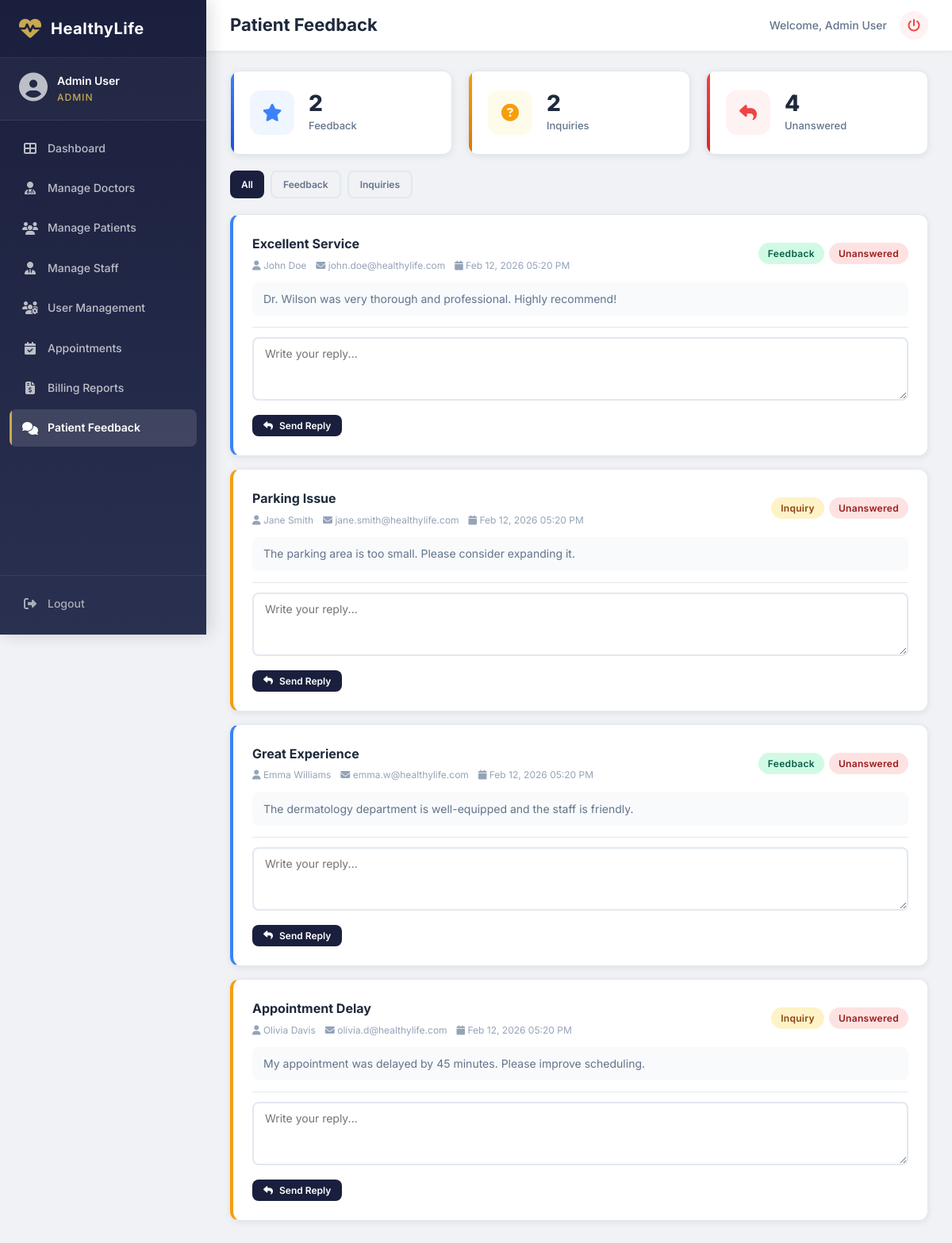
Screenshot of /admin/view_feedback.php (signed in) with the database file from the repository.
### tables this page shows
CREATE TABLE IF NOT EXISTS `feedback` (
  `id` INT AUTO_INCREMENT PRIMARY KEY,
  `patient_id` INT NOT NULL,
  `subject` VARCHAR(200) NOT NULL,
  `message` TEXT NOT NULL,
  `type` ENUM('feedback','inquiry') NOT NULL DEFAULT 'feedback',
  `reply` TEXT DEFAULT NULL,
  `replied_by` INT DEFAULT NULL,
  `replied_at` DATETIME DEFAULT NULL,
  `created_at` TIMESTAMP DEFAULT CURRENT_TIMESTAMP,
  FOREIGN KEY (`patient_id`) REFERENCES `users`(`id`) ON DELETE CASCADE,
  FOREIGN KEY (`replied_by`) REFERENCES `users`(`id`) ON DELETE SET NULL
);

CREATE TABLE IF NOT EXISTS `users` (
  `id` INT AUTO_INCREMENT PRIMARY KEY,
  `full_name` VARCHAR(100) NOT NULL,
  `email` VARCHAR(150) NOT NULL UNIQUE,
  `password` VARCHAR(255) NOT NULL,
  `role` ENUM('admin','doctor','patient','receptionist') NOT NULL DEFAULT 'patient',
  `phone` VARCHAR(20) DEFAULT NULL,
  `gender` ENUM('male','female','other') DEFAULT NULL,
  `date_of_birth` DATE DEFAULT NULL,
  `address` TEXT DEFAULT NULL,
  `profile_image` VARCHAR(255) DEFAULT NULL,
  `specialization` VARCHAR(100) DEFAULT NULL,
  `consulting_hours` VARCHAR(100) DEFAULT NULL,
  `consulting_days` VARCHAR(255) DEFAULT NULL,
  `consulting_fee` DECIMAL(10,2) DEFAULT NULL,
  `is_active` TINYINT(1) NOT NULL DEFAULT 1,
  `created_at` TIMESTAMP DEFAULT CURRENT_TIMESTAMP,
  `updated_at` TIMESTAMP DEFAULT CURRENT_TIMESTAMP ON UPDATE CURRENT_TIMESTAMP
);

### admin/view_feedback.php (the view, shortened to what this page needs)
<?php
require_once __DIR__ . '/../middleware/check_login.php';
$typeFilter = isset($_GET['type']) ? trim($_GET['type']) : '';
$conditions = "";
$feedbacks = $conn->query("
    SELECT f.*, p.full_name as patient_name, p.email as patient_email,
           r.full_name as replied_by_name
    FROM feedback f
    JOIN users p ON f.patient_id = p.id
    LEFT JOIN users r ON f.replied_by = r.id
    WHERE 1=1 $conditions
    ORDER BY f.created_at DESC
");
$totalFeedback = $conn->query("SELECT COUNT(*) as c FROM feedback WHERE type='feedback'")->fetch_assoc()['c'];
$totalInquiries = $conn->query("SELECT COUNT(*) as c FROM feedback WHERE type='inquiry'")->fetch_assoc()['c'];
$unanswered = $conn->query("SELECT COUNT(*) as c FROM feedback WHERE reply IS NULL")->fetch_assoc()['c'];
require_once __DIR__ . '/../includes/header.php';
require_once __DIR__ . '/../includes/sidebar.php';
?>
<div class="stats-grid" style="margin-bottom:20px;">
    <div class="stat-card blue">
        <div class="stat-icon blue"><i class="fas fa-star"></i></div>
        <div class="stat-details"><h3><?php echo $totalFeedback; ?></h3><p>Feedback</p></div>
    </div>
    <div class="stat-card orange">
        <div class="stat-icon orange"><i class="fas fa-question-circle"></i></div>
        <div class="stat-details"><h3><?php echo $totalInquiries; ?></h3><p>Inquiries</p></div>
    </div>
    <div class="stat-card red">
        <div class="stat-icon red"><i class="fas fa-reply"></i></div>
        <div class="stat-details"><h3><?php echo $unanswered; ?></h3><p>Unanswered</p></div>
    </div>
</div>
<div style="margin-bottom:20px;display:flex;gap:8px;">
    <a href="<?php echo APP_URL; ?>/admin/view_feedback.php" class="btn btn-sm <?php echo $typeFilter === '' ? 'btn-primary' : 'btn-outline'; ?>">All</a>
    <a href="<?php echo APP_URL; ?>/admin/view_feedback.php?type=feedback" class="btn btn-sm <?php echo $typeFilter === 'feedback' ? 'btn-primary' : 'btn-outline'; ?>">Feedback</a>
    <a href="<?php echo APP_URL; ?>/admin/view_feedback.php?type=inquiry" class="btn btn-sm <?php echo $typeFilter === 'inquiry' ? 'btn-primary' : 'btn-outline'; ?>">Inquiries</a>
</div>
<?php if ($feedbacks->num_rows > 0): ?>
    <?php while ($f = $feedbacks->fetch_assoc()): ?>
    <div class="card" style="margin-bottom:16px;border-left:4px solid <?php echo $f['type'] === 'feedback' ? 'var(--color-info)' : 'var(--color-warning)'; ?>;">
        <div class="card-body">
            <div style="display:flex;justify-content:space-between;align-items:center;flex-wrap:wrap;gap:8px;margin-bottom:12px;">
                <div>
                    <h3 style="font-size:16px;font-weight:700;color:var(--text-primary);margin-bottom:4px;">
                        <?php echo htmlspecialchars($f['subject']); ?>
                    </h3>
                    <div style="font-size:12px;color:var(--text-muted);display:flex;gap:12px;flex-wrap:wrap;">
                        <span><i class="fas fa-user"></i> <?php echo htmlspecialchars($f['patient_name']); ?></span>
                        <span><i class="fas fa-envelope"></i> <?php echo htmlspecialchars($f['patient_email']); ?></span>
                        <span><i class="fas fa-calendar"></i> <?php echo date('M d, Y h:i A', strtotime($f['created_at'])); ?></span>
                    </div>
                </div>
                <div style="display:flex;gap:6px;">
                    <span class="badge <?php echo $f['type'] === 'feedback' ? 'badge-approved' : 'badge-pending'; ?>"><?php echo ucfirst($f['type']); ?></span>
                    <span class="badge <?php echo $f['reply'] ? 'badge-completed' : 'badge-cancelled'; ?>"><?php echo $f['reply'] ? 'Replied' : 'Unanswered'; ?></span>
                </div>
            </div>
            <p style="font-size:14px;color:var(--text-secondary);line-height:1.6;margin-bottom:14px;padding:10px 14px;background:var(--bg-light);border-radius:8px;">
                <?php echo nl2br(htmlspecialchars($f['message'])); ?>
            </p>
            <?php if ($f['reply']): ?>
            <div style="background:#f0fdf4;padding:12px 16px;border-radius:8px;border-left:3px solid var(--color-success);">
                <strong style="display:block;font-size:12px;text-transform:uppercase;letter-spacing:0.5px;color:#065f46;margin-bottom:4px;">
                    <i class="fas fa-reply"></i> Reply by <?php echo htmlspecialchars($f['replied_by_name'] ?? 'Admin'); ?>
                    <span style="font-weight:400;"> — <?php echo $f['replied_at'] ? date('M d, Y h:i A', strtotime($f['replied_at'])) : ''; ?></span>
                </strong>
                <p style="font-size:14px;color:#065f46;margin:0;"><?php echo nl2br(htmlspecialchars($f['reply'])); ?></p>
            </div>
            <?php else: ?>
            <form method="POST" style="border-top:1px solid var(--border-color);padding-top:12px;">
                <div class="form-group" style="margin-bottom:10px;">
                    <textarea name="reply" class="form-control" rows="2" placeholder="Write your reply..." required></textarea>
                </div>
                <button type="submit" class="btn btn-primary btn-sm"><i class="fas fa-reply"></i> Send Reply</button>
            </form>
            <?php endif; ?>
        </div>
    </div>
    <?php endwhile; ?>
<?php else: ?>
    <div class="empty-state"><i class="fas fa-comments"></i><p>No feedback or inquiries found</p></div>
<?php endif; ?>
<?php require_once __DIR__ . '/../includes/footer.php'; ?>

### includes/includes.css (style rules this page uses)
:root { --theme-primary: #1a1f3d; --theme-primary-light: #2a3050; --sidebar-width: 260px; --sidebar-collapsed: 0px; --topbar-height: 65px; --border-radius: 12px; --border-radius-sm: 8px; --shadow-sm: 0 2px 8px rgba(0, 0, 0, 0.08); --shadow-md: 0 4px 16px rgba(0, 0, 0, 0.12); --shadow-lg: 0 8px 32px rgba(0, 0, 0, 0.16); --transition: all 0.3s cubic-bezier(0.4, 0, 0.2, 1); --font-family: 'Inter', -apple-system, BlinkMacSystemFont, sans-serif; --color-success: #10b981; --color-danger: #ef4444; --color-warning: #f59e0b; --color-info: #3b82f6; --bg-body: #f0f2f5; --bg-card: #ffffff; --text-primary: #1e293b; --text-secondary: #64748b; --text-muted: #94a3b8; --border-color: #e2e8f0; --gold-accent: #c8a951; --bg-light: #f8fafc; --text-accent: #6366f1; }
*, *::before, *::after { margin: 0; padding: 0; box-sizing: border-box; }
body { font-family: var(--font-family); background: var(--bg-body); color: var(--text-primary); line-height: 1.6; overflow-x: hidden; -webkit-text-size-adjust: 100%; }
a { text-decoration: none; color: inherit; }
.card { background: var(--bg-card); border-radius: var(--border-radius); box-shadow: var(--shadow-sm); border: 1px solid var(--border-color); transition: var(--transition); overflow: hidden; }
.card-body { padding: 24px; }
.stats-grid { display: grid; grid-template-columns: repeat(auto-fit, minmax(200px, 1fr)); gap: 20px; margin-bottom: 24px; }
.stat-card { background: var(--bg-card); border-radius: var(--border-radius); padding: 24px; display: flex; align-items: center; gap: 18px; box-shadow: var(--shadow-sm); border: 1px solid var(--border-color); transition: var(--transition); position: relative; overflow: hidden; }
.stat-card::after { content: ''; position: absolute; top: 0; left: 0; width: 4px; height: 100%; border-radius: 4px 0 0 4px; }
.stat-card.blue::after { background: linear-gradient(180deg, #3b82f6, #1d4ed8); }
.stat-card.orange::after { background: linear-gradient(180deg, #f59e0b, #d97706); }
.stat-card.red::after { background: linear-gradient(180deg, #ef4444, #dc2626); }
.stat-icon { width: 56px; height: 56px; border-radius: 14px; display: flex; align-items: center; justify-content: center; font-size: 22px; flex-shrink: 0; }
.stat-icon.blue { background: #eff6ff; color: #3b82f6; }
.stat-icon.orange { background: #fffbeb; color: #f59e0b; }
.stat-icon.red { background: #fef2f2; color: #ef4444; }
.stat-details h3 { font-size: 28px; font-weight: 800; color: var(--text-primary); line-height: 1; margin-bottom: 4px; }
.stat-details p { font-size: 13px; color: var(--text-secondary); font-weight: 500; }
.badge { display: inline-flex; align-items: center; padding: 4px 12px; border-radius: 20px; font-size: 12px; font-weight: 600; letter-spacing: 0.3px; white-space: nowrap; }
.badge-pending { background: #fef3c7; color: #92400e; }
.badge-approved { background: #d1fae5; color: #065f46; }
.badge-cancelled { background: #fee2e2; color: #991b1b; }
.btn { display: inline-flex; align-items: center; gap: 8px; padding: 10px 20px; border-radius: var(--border-radius-sm); font-size: 14px; font-weight: 600; cursor: pointer; border: none; transition: var(--transition); font-family: var(--font-family); text-decoration: none; white-space: nowrap; justify-content: center; }
.btn-primary { background: var(--theme-primary); color: #fff; }
.btn-outline { background: transparent; border: 2px solid var(--border-color); color: var(--text-secondary); }
.btn-sm { padding: 6px 14px; font-size: 12px; }
.form-group { margin-bottom: 20px; }
.form-control { width: 100%; padding: 10px 14px; border: 2px solid var(--border-color); border-radius: var(--border-radius-sm); font-size: 14px; font-family: var(--font-family); color: var(--text-primary); background: var(--bg-card); transition: var(--transition); outline: none; -webkit-appearance: none; appearance: none; }
textarea.form-control { min-height: 80px; resize: vertical; }

### admin/admin.css (style rules this page uses)
:root { --admin-primary: #1a1f3d; --admin-primary-light: #2a3050; --admin-accent: #c8a951; }

### rows the page displays
feedback: subject "Excellent Service", patient.full_name "John Doe", patient.email "john.doe@healthylife.com", created_at "Feb 12, 2026 05:20 PM", type "Feedback", shows "Unanswered", message "Dr. Wilson was very thorough and professional. Highly recommend!"
feedback: subject "Parking Issue", patient.full_name "Jane Smith", patient.email "jane.smith@healthylife.com", created_at "Feb 12, 2026 05:20 PM", type "Inquiry", shows "Unanswered", message "The parking area is too small. Please consider expanding it."
feedback: subject "Great Experience", patient.full_name "Emma Williams", patient.email "emma.w@healthylife.com", created_at "Feb 12, 2026 05:20 PM", type "Feedback", shows "Unanswered", message "The dermatology department is well-equipped and the staff is friendly."
feedback: subject "Appointment Delay", patient.full_name "Olivia Davis", patient.email "olivia.d@healthylife.com", created_at "Feb 12, 2026 05:20 PM", type "Inquiry", shows "Unanswered", message "My appointment was delayed by 45 minutes. Please improve scheduling."

### other values shown
$_SESSION['full_name'] "Admin User"
$role "ADMIN"
$pageTitle "Patient Feedback"
$totalFeedback "2"
$totalInquiries "2"
$unanswered "4"
